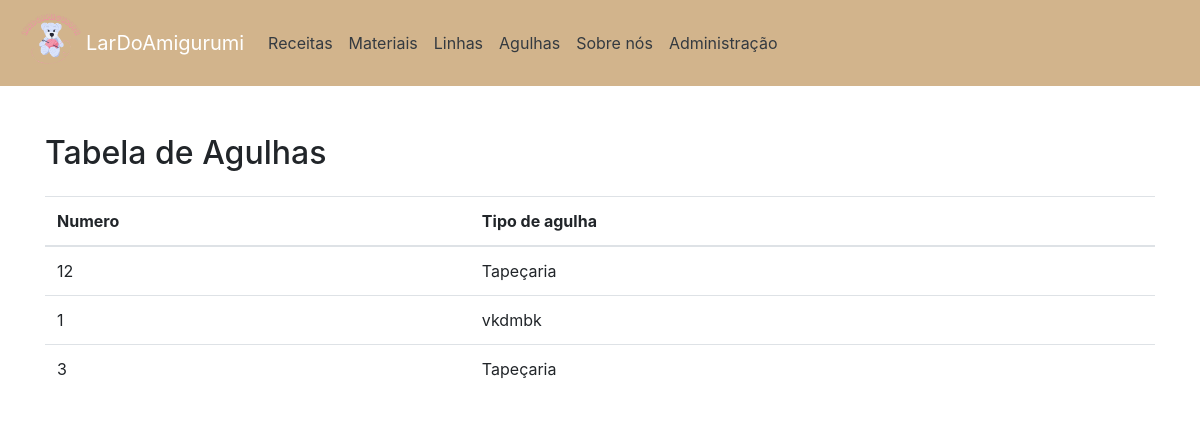
The app's page /agulhas/, older data.
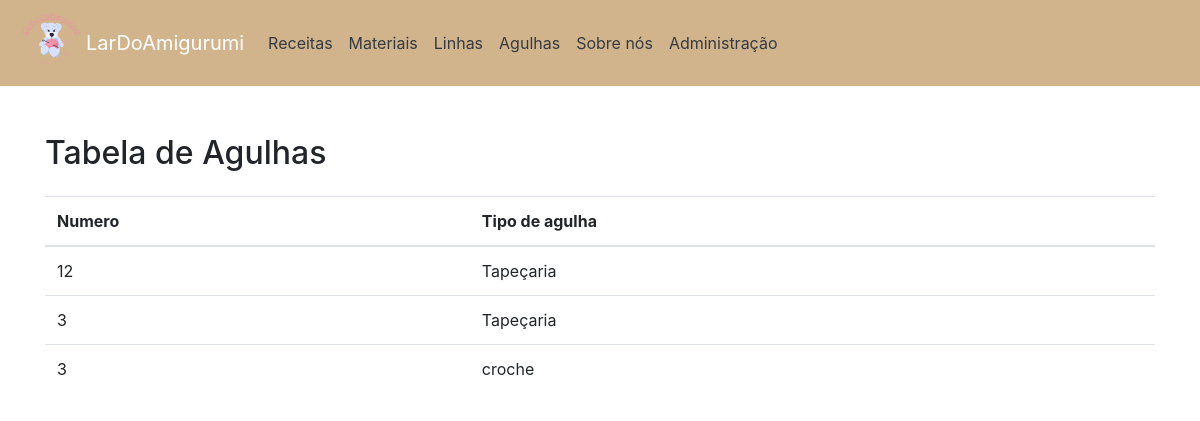
The same page, newer data.
### app/models.py (models this page shows, shortened)
class Agulha(models.Model):
        numero = models.IntegerField(verbose_name="Numero da agulha")
        tipo_agulha = models.ForeignKey('Tipo_agulha', on_delete=models.CASCADE, verbose_name="Tipo_agulha")
        class Meta:
            verbose_name = "Agulha"
            verbose_name_plural = "Agulhas"

class Tipo_agulha(models.Model):
        nome = models.CharField(max_length=100, verbose_name="Nome")
        def __str__(self):
            return f"{self.nome}"
        class Meta:
            verbose_name = "Tipo_agulha"
            verbose_name_plural = "Tipo_agulhas"

### app/views.py (the view)
# urls.py: path('agulhas/', AgulhasView.as_view(), name='agulhas'),
class AgulhasView(View):
    def get(self, request, *args, **kwargs):
        agulha = Agulha.objects.all()
        return render(request, 'agulha.html', {'agulha': agulha})

### app/templates/agulha.html (shortened to what this page needs)
<!DOCTYPE html>
<html lang="pt-BR">
<head>
    {% load static %}
    <link rel="stylesheet" href="https://maxcdn.bootstrapcdn.com/bootstrap/4.5.2/css/bootstrap.min.css">
</head>
<body>
        <nav class="navbar navbar-expand-lg navbar-dark">
        <img src="{% static 'LARDOAMIGURUMI (2).png' %}" alt="a">
        <a class="navbar-brand" href="/">LarDoAmigurumi</a>
        <div class="collapse navbar-collapse" id="navbarNav">
            <ul class="navbar-nav">
                <li class="nav-item">
                    <a class="nav-link text-dark" href="/receitas/">Receitas</a>
                </li>
                <li class="nav-item">
                    <a class="nav-link text-dark" href="/materiais/">Materiais</a>
                </li>
                <li class="nav-item">
                    <a class="nav-link text-dark" href="/linhas/">Linhas</a>
                </li>
                <li class="nav-item">
                    <a class="nav-link text-dark" href="/agulhas/">Agulhas</a>
                </li>
                <li class="nav-item">
                    <a class="nav-link text-dark" href="/sobrenos/">Sobre nós</a>
                </li>
                     <a class="nav-link text-dark" href="/admin/">Administração</a>
            </ul>
        </div>
    </nav>
    <div class="container mt-5">
        <h2 class="mb-4">Tabela de Agulhas</h2>
        <table class="table">
            <thead>
                <tr>
                    <th scope="col">Numero</th>
                    <th scope="col">Tipo de agulha</th>
                </tr>
            </thead>
            <tbody>
                {% for agulha in agulha %}
                <tr>
                    <td>{{ agulha.numero }}</td>
                    <td>{{ agulha.tipo_agulha }}</td>
                </tr>
                {% endfor %}
            </tbody>
        </table>
    </div>
</body>
</html>

Row changes from the older to the newer data that the page shows:
removed Agulha: numero "1", tipo_agulha "vkdmbk"
added Agulha: numero "3", tipo_agulha "croche"
